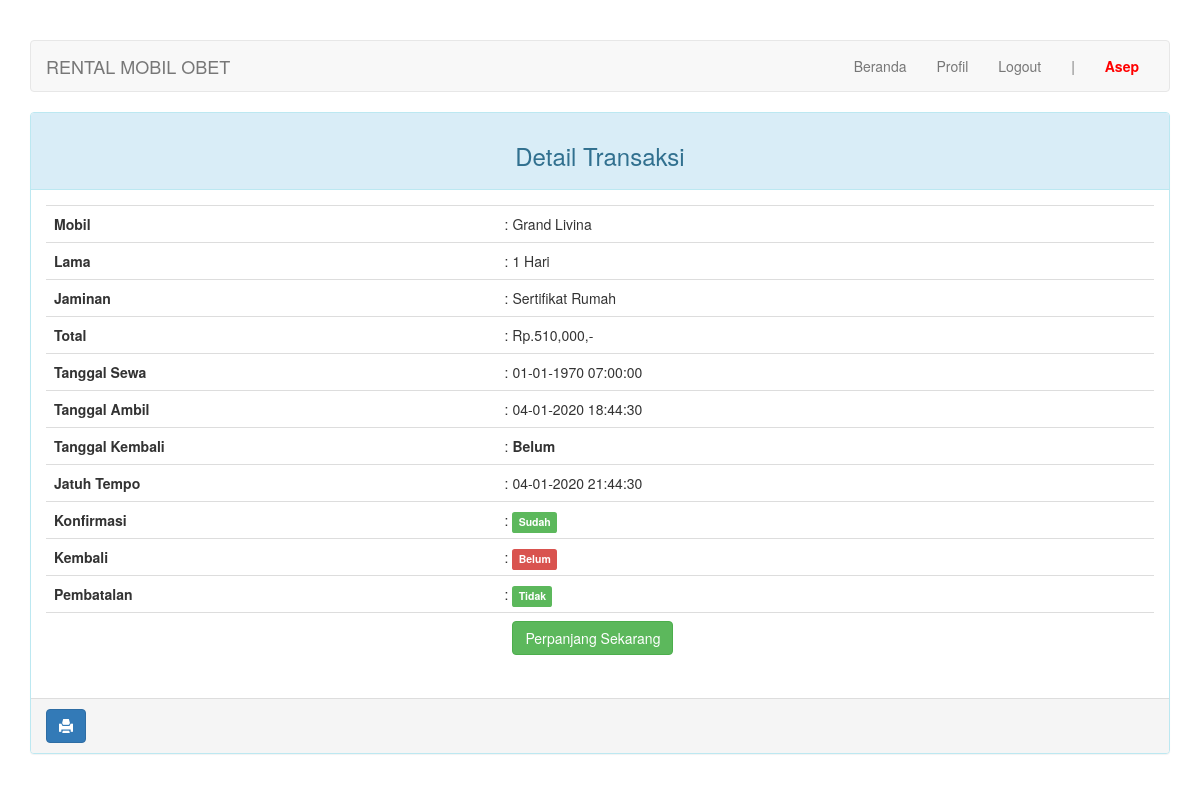
The page /index.php?page=detail&id=1 (signed in) on the database its author committed.
### tables this page shows
CREATE TABLE `transaksi` (
  `id_transaksi` int(11) NOT NULL,
  `id_pelanggan` int(11) NOT NULL,
  `id_mobil` int(11) NOT NULL,
  `tgl_sewa` datetime NOT NULL,
  `tgl_ambil` datetime DEFAULT NULL,
  `tgl_kembali` datetime DEFAULT NULL,
  `lama` tinyint(1) NOT NULL,
  `total_harga` int(7) NOT NULL,
  `status` enum('0','1') NOT NULL,
  `jaminan` varchar(30) NOT NULL,
  `denda` int(7) DEFAULT '0',
  `jatuh_tempo` datetime NOT NULL,
  `konfirmasi` enum('0','1') DEFAULT NULL,
  `pembatalan` enum('0','1') DEFAULT NULL
);

CREATE TABLE `mobil` (
  `id_mobil` int(11) NOT NULL,
  `id_jenis` int(4) NOT NULL,
  `no_mobil` varchar(10) NOT NULL,
  `merk` varchar(20) NOT NULL,
  `nama_mobil` varchar(30) NOT NULL,
  `gambar` varchar(100) NOT NULL,
  `harga` int(7) NOT NULL,
  `status` enum('0','1') NOT NULL
);

### pelanggan/detail.php (the view, shortened to what this page needs)
  <div class="panel panel-info">
    <div class="panel-heading"><h3 class="text-center">Detail Transaksi</h3></div>
    <div class="panel-body">
      <table class="table table-hover">
          <tbody>
							<?php $query = $connection->query("SELECT t.id_transaksi, m.nama_mobil, t.lama, t.jaminan, t.total_harga, t.tgl_sewa, t.tgl_ambil, t.tgl_kembali, t.jatuh_tempo, t.status, t.konfirmasi, t.pembatalan FROM transaksi t JOIN pelanggan p USING(id_pelanggan) JOIN mobil m ON t.id_mobil=m.id_mobil WHERE id_transaksi=$_GET[id]");?>
							<?php while ($r = $query->fetch_assoc()): ?>
								<tr>
									<th>Mobil</th>
									<td>: <?=$r['nama_mobil']?></td>
								</tr>
								<tr>
									<th>Lama</th>
									<td>: <?=$r['lama']?> Hari</td>
								</tr>
								<tr>
									<th>Jaminan</th>
									<td>: <?=$r['jaminan']?></td>
								</tr>
								<tr>
									<th>Total</th>
									<td>: Rp.<?=number_format($r['total_harga'])?>,-</td>
								</tr>
								<tr>
									<th>Tanggal Sewa</th>
									<td>: <?=date("d-m-Y H:i:s", strtotime($row['tgl_sewa']))?></td>
								</tr>
								<tr>
									<th>Tanggal Ambil</th>
									<td>: <?=($r['tgl_ambil']) ? date("d-m-Y H:i:s", strtotime($r['tgl_ambil'])) : "<b>Belum</b>"?></td>
								</tr>
								<tr>
									<th>Tanggal Kembali</th>
									<td>: <?=($r['tgl_kembali']) ? date("d-m-Y H:i:s", strtotime($r['tgl_kembali'])) : "<b>Belum</b>"?></td>
								</tr>
								<tr>
									<th>Jatuh Tempo</th>
									<td>: <?=date("d-m-Y H:i:s", strtotime($r['jatuh_tempo']))?></td>
								</tr>
								<tr>
									<th>Konfirmasi</th>
									<td>: <span class="label label-<?=($r['konfirmasi']) ? "success" : "danger"?>"><?=($r['konfirmasi']) ? "Sudah" : "Belum"?></span></td>
								</tr>
								<tr>
									<th>Kembali</th>
									<td>: <span class="label label-<?=($r['status']) ? "success" : "danger"?>"><?=($r['status']) ? "Sudah" : "Belum"?></span></td>
								</tr>
								<tr>
									<th>Pembatalan</th>
									<td>: <span class="label label-<?=($r['pembatalan']) ? "danger" : "success"?>"><?=($r['pembatalan']) ? "Ya" : "Tidak"?></span></td>
								</tr>
								<tr class="hidden-print">
									<th></th>
									<td> &nbsp;
                    <?php if ($r['konfirmasi'] == 1 AND $r['tgl_kembali'] == NULL AND $r["pembatalan"] != 1): ?>
                      <a href="?page=perpanjang&id=<?= $r['id_transaksi'] ?>" class="btn btn-success">Perpanjang Sekarang</a>
                    <?php endif ?>
									</td>
								</tr>
							<?php endwhile; ?>
          </tbody>
      </table>
    </div>
    <div class="panel-footer hidden-print ">
        <a onClick="window.print();return false" class="btn btn-primary"><i class="glyphicon glyphicon-print"></i></a>
    </div>
</div>

### index.php (style rules this page uses)
body { margin-top: 40px; }

### rows shown on the page
transaksi: id_mobil.nama_mobil "Grand Livina", lama "1", jaminan "Sertifikat Rumah", total_harga "510,000", tgl_ambil "04-01-2020 18:44:30", shows "Belum", jatuh_tempo "04-01-2020 21:44:30", konfirmasi "Sudah", status "Belum", pembatalan "Tidak"

### other values the page prints
$_SESSION["pelanggan"]["username"] "Asep"
